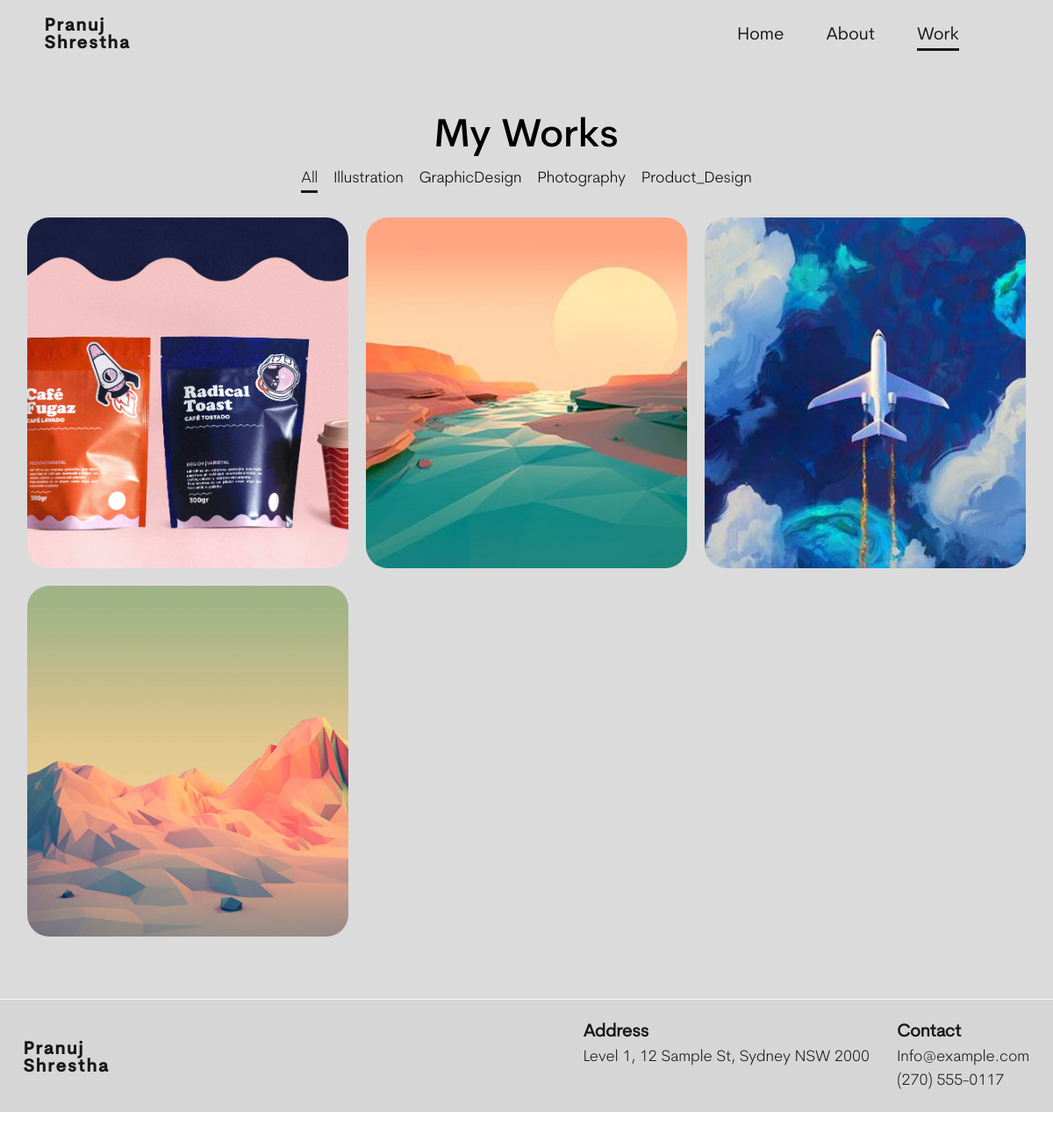
Page /work/ on the committed database.
### myPortfolio/models.py (models this page shows, shortened)
class Tag(models.Model):
    id = models.UUIDField(default = uuid.uuid4, unique= True, primary_key= True, editable = False)
    name= models.CharField(max_length=500)
    created = models.DateTimeField( auto_now_add= True)
    def __str__(self):
        return self.name

class Work(models.Model):
    id = models.UUIDField(default = uuid.uuid4, unique= True, primary_key= True, editable = False)
    title = models.CharField(max_length=500)
    year = models.DateField(auto_now=False, auto_now_add=False,null=True,blank=True)
    project_description = RichTextField(null=True,blank=True)
    project_challenges = RichTextField(null=True,blank=True)
    project_solution = RichTextField(null=True,blank=True)
    caption= models.CharField(max_length=2000,null = True, blank=True)
    project_Tag = models.ManyToManyField('Tag', blank = True)
    featured = models.BooleanField(null=True,blank=True)
    product_Image = models.FileField(null=True,blank=True)

### myPortfolio/views.py (the view)
# urls.py: path('work/', views.work, name='portfolio-work'),
def work(request):
    works = Work.objects.all()
    tags = Tag.objects.all().distinct()
    context = {'projects' : works, 'title': 'Work', 'tags': tags}
    return render(request, 'myPortfolio/work.html', context)

### myPortfolio/templates/myPortfolio/work.html
{% extends 'myPortfolio/base.html' %} {% block content %}
<div class="work container">
  {% include 'myPortfolio/filterNav.html' %}
  <div class="work__container">
    {% for work in projects %}
      {% include 'myPortfolio/workCard.html' %}
    {% endfor %}
  </div>
</div>
{% endblock content %}

### myPortfolio/templates/myPortfolio/filterNav.html
<h1 class="work__title">My Works</h1>
<div class="work__filter">
  <div>
    {% url 'portfolio-work' as work_url %}
    <a href="{% url 'portfolio-work'%}" class="{% if request.path == work_url %}active-filterlink{% endif %} ">All</a>
  </div>
  {% for t in tags %}
  <div>
    {% url 'work-filter' t.name as filter_url%}
    <a href="{% url 'work-filter' t.name%}" class="{% if request.path == filter_url %}active-filterlink{% endif %}">{{t}}</a>
  </div>
  {% endfor%}
</div>

### myPortfolio/templates/myPortfolio/workCard.html (shortened to what this page needs)
<div class="work-box-content">
    <a href="{% url 'work-detail' work.title %}">
      {% if work.product_Image %}
      <img class="work-box-content-image" src="{{work.product_Image.url}}" />
      {% endif %}
    </a>
  </div>

### static/css/main.css (style rules this page uses)
* { box-sizing: border-box; padding: 0; margin: 0; }
html { scroll-behavior: smooth; }
body, button, input, textarea { font-family: var(--light-font); font-size: var(--normal-font-size); }
body { background-color: var(--body-color); color: var(--text-color); transition: 0.5s; }
a { text-decoration: none; }
img { max-width: 100%; height: auto; }
.container { padding: 0 1em; }
:root { --header-height: 5rem; --first-color: #171717; --first-color-transparent: #1717174f; --first-color-alt-transparent: #f4f4f485; --first-color-alt: #efefef; --first-color-light: #d6d6d6; --first-color-dark: #000000; --title-color: #171717; --text-color: #000000; --text-color-alt: #797979; --body-color: #dbdbdb; --container-color: #dbdbdb; --background-color: #f4f4f438; --light-font: "Cerebri Light"; --medium-font: "Cerebri Medium"; --regular-font: "Cerebri Regular"; --big-font-size: 4.5em; --h1-font-size: 3.05em; --h2-font-size: 2.5em; --h3-font-size: 1.75em; --p-font-size: 1.5em; --normal-font-size: 1.05em; --small-font-size: 0.95em; --z-tooltip: 10; --z-fixed: 100; }
@media screen and (min-width: 968px) { :root { --big-font-size: 5.5em; --h1-font-size: 3.5em; --h3-font-size: 2em; --p-font-size: 1.75em; --normal-font-size: 1.115em; --small-font-size: 1em; } }
.work__title { text-align: center; font-family: var(--medium-font); font-weight: var(--font-bold); font-size: var(--h2-font-size); }
.work__filter { display: flex; gap: 1em; text-transform: capitalize; padding: 1em 0; font-size: var(--small-font-size); flex-wrap: wrap; justify-content: flex-start; }
.work__filter div a { color: var(--first-color-dark); }
.work__filter .active-filterlink { position: relative; color: var(--first-color); }
.work__filter .active-filterlink::after { content: ""; position: absolute; bottom: -0.5rem; left: 0; width: 100%; height: 3px; background-color: var(--first-color); }
.work__container { display: grid; gap: 15px; margin: 1em 0; }
.work__container .work-box-content { position: relative; height: 350px; width: auto; overflow: hidden; border: 1px; border-radius: 5px; }
.work__container .work-box-content-image { width: 100%; height: 350px; object-fit: cover; border: 1px; border-radius: 25px; }
.work__container .work-box-content-title a { font-family: var(--medium-font); color: #f4f4f4; font-size: var(--normal-font-size); }
@media screen and (min-width: 540px) { .work__filter { justify-content: center; } }
@media screen and (min-width: 540px) { .work__container { justify-content: center; } }
@media screen and (min-width: 540px) { .work__container .work-box-content { height: 450px; width: 450px; } }
@media screen and (min-width: 540px) { .work__container .work-box-content-image { height: 450px; } }
@media screen and (min-width: 767px) { .container { padding: 3em 1.75em; } }
@media screen and (min-width: 767px) { .work__container { gap: 20px; grid-template-columns: repeat(2, 1fr); } }
@media screen and (min-width: 767px) { .work__container .work-box-content { height: 400px; width: auto; } }
@media screen and (min-width: 767px) { .work__container .work-box-content-image { height: 400px; } }
@media screen and (min-width: 992px) { .work__container { grid-template-columns: repeat(3, 1fr); } }
@media screen and (min-width: 992px) { .work__container .work-box-content { height: 400px; } }
@media screen and (min-width: 992px) { .work__container .work-box-content-image { height: 400px; } }

### rows in the picture
Tag: name "Illustration"
Tag: name "GraphicDesign"
Tag: name "Photography"
Tag: name "Product_Design"
Work: product_Image (picture)
Work: product_Image (picture)
Work: product_Image (picture)
Work: product_Image (picture)
